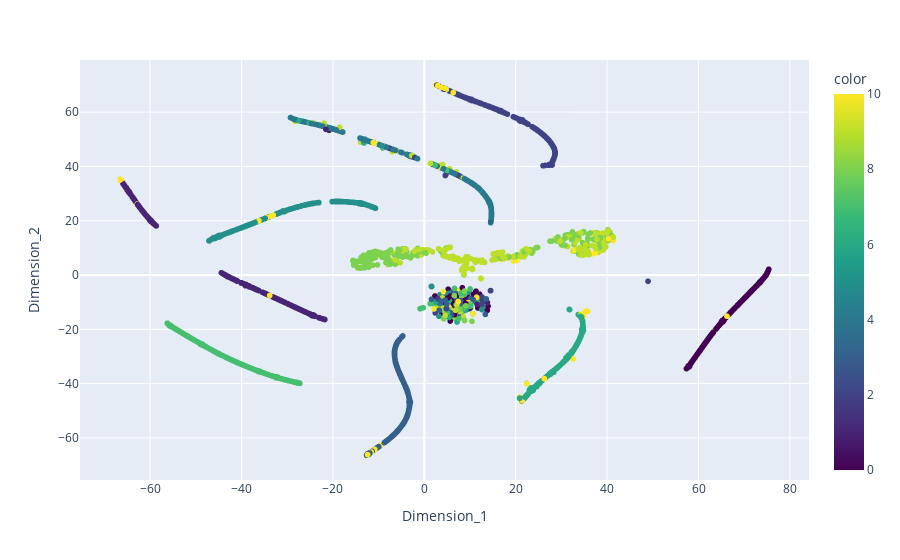

Source (notebook cell):
### Code cell
# plot the tsne
fig = px.scatter(yhat_tsne_df, 
                 x='Dimension_1', 
                 y='Dimension_2', 
                 color=(labels.tolist())*(B+1),
                 color_continuous_scale=px.colors.sequential.Viridis)

fig.show()

### Figure 1 — Plotly figure (JSON) as saved in the notebook; plotly's stock layout.template omitted (floating-point values rounded to 4 significant figures; data arrays with more than 128 entries replaced by an {"elided": "..."} marker saying what was removed)
{"data": [{"hovertemplate": "Dimension_1=%{x}<br>Dimension_2=%{y}<br>color=%{marker.color}<extra></extra>", "legendgroup": "", "marker": {"color": {"elided": "2662 int values"}, "coloraxis": "coloraxis", "symbol": "circle"}, "mode": "markers", "name": "", "showlegend": false, "type": "scattergl", "x": {"elided": "2662 float values"}, "xaxis": "x", "y": {"elided": "2662 float values"}, "yaxis": "y"}], "layout": {"coloraxis": {"colorbar": {"title": {"text": "color"}}, "colorscale": [[0, "#440154"], [0.1111, "#482878"], [0.2222, "#3e4989"], [0.3333, "#31688e"], [0.4444, "#26828e"], [0.5556, "#1f9e89"], [0.6667, "#35b779"], [0.7778, "#6ece58"], [0.8889, "#b5de2b"], [1, "#fde725"]]}, "legend": {"tracegroupgap": 0}, "margin": {"t": 60}, "xaxis": {"anchor": "y", "domain": [0, 1], "title": {"text": "Dimension_1"}}, "yaxis": {"anchor": "x", "domain": [0, 1], "title": {"text": "Dimension_2"}}}}
